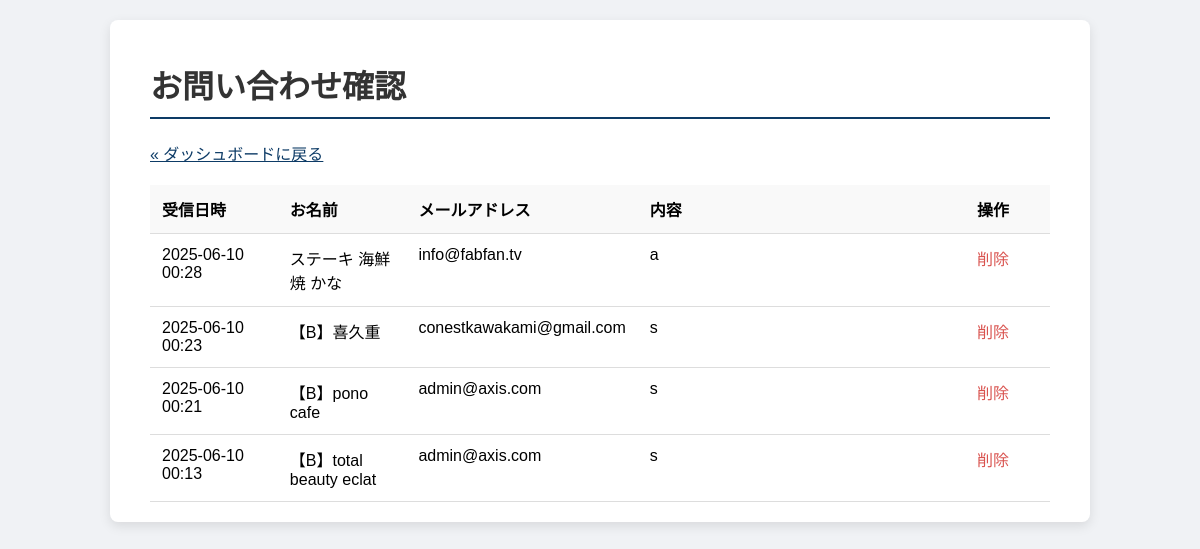
Screenshot of /admin/contacts (signed in) with the database file from the repository.
### tables this page shows
CREATE TABLE contacts (
        id INTEGER PRIMARY KEY AUTOINCREMENT,
        name TEXT NOT NULL,
        email TEXT NOT NULL,
        message TEXT NOT NULL,
        received_at TEXT NOT NULL
    );

### app.py (the view)
@app.route('/admin/contacts')
def admin_contacts():
    if not session.get('logged_in'): return redirect(url_for('login'))
    conn = get_db_connection()
    contacts_list = conn.execute('SELECT * FROM contacts ORDER BY received_at DESC').fetchall()
    conn.close()
    return render_template('admin_contacts.html', contacts_list=contacts_list)

### app.py (called while the page is built)
def get_db_connection():
    conn = sqlite3.connect('database.db')
    conn.row_factory = sqlite3.Row
    return conn

### templates/admin_contacts.html (shortened to what this page needs)
<!DOCTYPE html>
<html lang="ja">
<head>
</head>
<body>
    <div class="container">
        <h1>お問い合わせ確認</h1>
        <p><a href="{{ url_for('admin_dashboard') }}">&laquo; ダッシュボードに戻る</a></p>
        <table class="contacts-table">
            <thead>
                <tr>
                    <th style="width: 15%;">受信日時</th>
                    <th style="width: 15%;">お名前</th>
                    <th style="width: 20%;">メールアドレス</th>
                    <th style="width: 40%;">内容</th>
                    <th style="width: 10%;">操作</th>
                </tr>
            </thead>
            <tbody>
                {% for contact in contacts_list %}
                <tr>
                    <td>{{ contact['received_at'] }}</td>
                    <td>{{ contact['name'] }}</td>
                    <td>{{ contact['email'] }}</td>
                    <td class="message-cell">{{ contact['message'] }}</td>
                    <td class="actions">
                        <a href="#" onclick="return confirm('このお問い合わせを削除しますか？')">削除</a>
                    </td>
                </tr>
                {% else %}
                <tr>
                    <td colspan="5">お問い合わせはまだありません。</td>
                </tr>
                {% endfor %}
            </tbody>
        </table>
    </div>
</body>
</html>

### templates/admin_contacts.html (style rules this page uses)
body { font-family: sans-serif; background-color: #f0f2f5; margin: 0; padding: 20px; }
.container { max-width: 900px; margin: 0 auto; background: #fff; padding: 20px 40px; border-radius: 8px; box-shadow: 0 4px 12px rgba(0,0,0,0.1); }
h1 { color: #333; border-bottom: 2px solid #0D3B66; padding-bottom: 10px; }
.contacts-table { width: 100%; border-collapse: collapse; margin-top: 20px; }
.contacts-table th, .contacts-table td { padding: 12px; border-bottom: 1px solid #ddd; text-align: left; vertical-align: top; }
.contacts-table th { background-color: #f9f9f9; }
.message-cell { white-space: pre-wrap; word-wrap: break-word; }
.actions a { text-decoration: none; color: #D9534F; }
a { color: #0D3B66; }

### rows the page displays
contacts: received_at "2025-06-10 00:28", name "ステーキ 海鮮焼 かな", email "info@fabfan.tv", message "a"
contacts: received_at "2025-06-10 00:23", name "【B】喜久重", email "conestkawakami@gmail.com", message "s"
contacts: received_at "2025-06-10 00:21", name "【B】pono cafe", email "admin@axis.com", message "s"
contacts: received_at "2025-06-10 00:13", name "【B】total beauty eclat", email "admin@axis.com", message "s"
